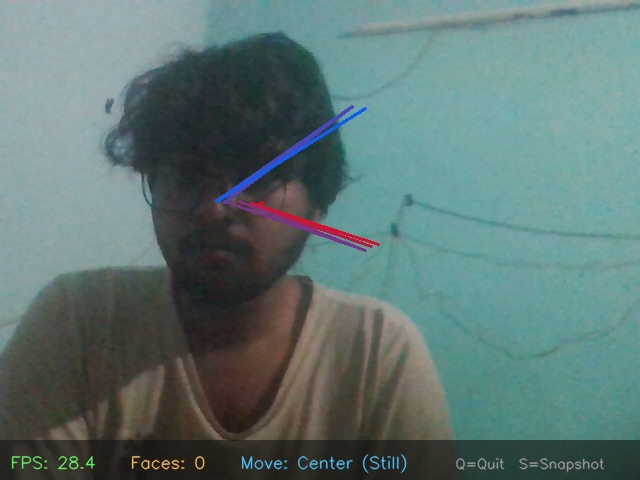
#> input picture Live-Monitoring-OpenCV/snapshot_000.jpg, 640 x 480 px, given in place of the camera
$ python face_detection.py
#> lines starting #> are read from the running program, lines starting #| are printed output that depends on the picture; after the words box and inside, x2 and y2 are one past the last pixel; in counts of white or black regions, pixels touching at a corner belong together
"""
Face, Eyes & Movement Detection using OpenCV
============================================
Features:
  - Real-time face detection (Haar Cascade)
  - Eye detection within each face ROI
  - Head/face movement tracking (direction: Left, Right, Up, Down, Center)
  - FPS counter
  - On-screen stats overlay

Requirements:
  pip install opencv-python numpy

Usage:
  python face_detection.py
  Press 'q' to quit, 's' to save a snapshot.
"""

import cv2
import numpy as np
import time
import os

# ── Load Haar Cascades ──────────────────────────────────────────────────────
# These XML files ship with every opencv-python install.
face_cascade = cv2.CascadeClassifier(cv2.data.haarcascades + "haarcascade_frontalface_default.xml")
eye_cascade  = cv2.CascadeClassifier(cv2.data.haarcascades + "haarcascade_eye.xml")

if face_cascade.empty() or eye_cascade.empty():
    raise RuntimeError("Could not load Haar cascade XML files. "
                       "Make sure opencv-python is properly installed.")


# ── Movement Tracker ────────────────────────────────────────────────────────
class MovementTracker:
    """Tracks face centre across frames and infers movement direction."""

    HISTORY   = 8        # frames to smooth over
    THRESHOLD = 18       # pixels of net displacement to call it "movement"

    def __init__(self, frame_w, frame_h):
        self.frame_w  = frame_w
        self.frame_h  = frame_h
        self.history  = []          # list of (cx, cy)
        self.direction = "Center"
        self.trail     = []         # raw centres for drawing trail

    # [22 lines left out: function update, not called in this run]

    def draw_trail(self, frame):
        for i in range(1, len(self.trail)):
            if self.trail[i - 1] is None or self.trail[i] is None:
                continue
            alpha = i / len(self.trail)
            color = (int(255 * alpha), int(100 * alpha), int(255 * (1 - alpha)))
            cv2.line(frame, self.trail[i - 1], self.trail[i], color, 2)


# ── Drawing helpers ──────────────────────────────────────────────────────────
# [29 lines left out: functions draw_corner_rect, put_label, not called in this run]


def draw_hud(frame, fps, face_count, direction, w, h):
    """Bottom HUD bar with stats."""
    bar_h = 40
    overlay = frame.copy()
    cv2.rectangle(overlay, (0, h - bar_h), (w, h), (20, 20, 20), -1)
    cv2.addWeighted(overlay, 0.6, frame, 0.4, 0, frame)

    font   = cv2.FONT_HERSHEY_SIMPLEX
    y_text = h - 12
    cv2.putText(frame, f"FPS: {fps:.1f}",           (10,      y_text), font, 0.55, (100, 255, 100), 1, cv2.LINE_AA)
    cv2.putText(frame, f"Faces: {face_count}",      (130,     y_text), font, 0.55, (100, 200, 255), 1, cv2.LINE_AA)
    cv2.putText(frame, f"Move: {direction}",        (240,     y_text), font, 0.55, (255, 200,  80), 1, cv2.LINE_AA)
    cv2.putText(frame, "Q=Quit  S=Snapshot",        (w - 185, y_text), font, 0.45, (160, 160, 160), 1, cv2.LINE_AA)


# ── Main ─────────────────────────────────────────────────────────────────────
def main():
    cap = cv2.VideoCapture(0)
    if not cap.isOpened():
        print("[ERROR] Cannot open webcam. Check that a camera is connected.")
        return

    ret, test_frame = cap.read()
#> test_frame is the input picture: shape (480, 640, 3); mean B, G, R 115.2, 117.8, 94.3
    if not ret:
        print("[ERROR] Cannot read from webcam.")
        cap.release()
        return

    h, w = test_frame.shape[:2]
#> h = 480; w = 640
    tracker = MovementTracker(w, h)

    prev_time   = time.time()
    snapshot_id = 0

    print("[INFO] Face + Eye + Movement Detection started.")
    print("       Press 'q' to quit, 's' to save a snapshot.\n")

    while True:
        ret, frame = cap.read()
        if not ret:
            break

        frame = cv2.flip(frame, 1)          # mirror — feels more natural
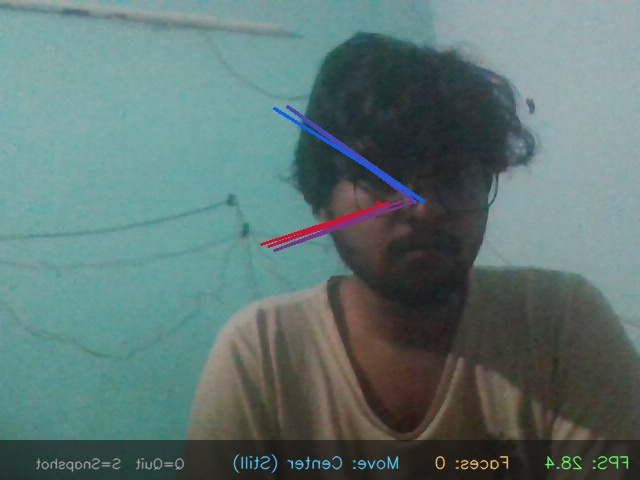
#> frame: shape (480, 640, 3); mean B, G, R 115.2, 117.8, 94.3
        gray  = cv2.cvtColor(frame, cv2.COLOR_BGR2GRAY)
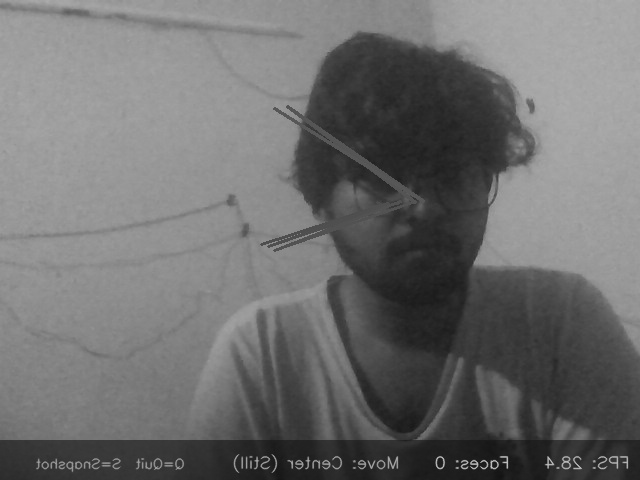
#> gray: shape (480, 640); min 19, max 200, mean 110.5
        gray  = cv2.equalizeHist(gray)      # improve contrast for detection
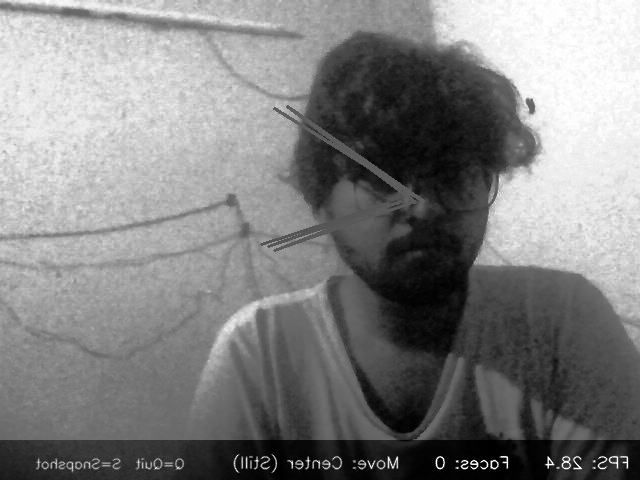
#> gray: shape (480, 640); min 0, max 255, mean 128.8

        # ── Face detection ──────────────────────────────────────────────────
        faces = face_cascade.detectMultiScale(
            gray,
            scaleFactor  = 1.1,
            minNeighbors = 5,
            minSize      = (60, 60),
            flags        = cv2.CASCADE_SCALE_IMAGE
        )
#> faces = ()

        face_count = len(faces)
#> face_count = 0

        for idx, (fx, fy, fw, fh) in enumerate(faces):
            cx = fx + fw // 2
            cy = fy + fh // 2

            # Update tracker only for the first (largest) face
            if idx == 0:
                tracker.update(cx, cy)

            # Draw face box
            draw_corner_rect(frame, (fx, fy, fw, fh),
                             color=(0, 230, 118), thickness=2, corner_len=20)
            put_label(frame, f"Face {idx + 1}", (fx, fy - 6),
                      color=(0, 230, 118), bg_color=(0, 60, 30))

            # Centre dot
            cv2.circle(frame, (cx, cy), 4, (0, 230, 118), -1)

            # ── Eye detection inside face ROI ────────────────────────────
            roi_gray  = gray [fy:fy + fh, fx:fx + fw]
            roi_color = frame[fy:fy + fh, fx:fx + fw]

            eyes = eye_cascade.detectMultiScale(
                roi_gray,
                scaleFactor  = 1.05,
                minNeighbors = 6,
                minSize      = (20, 20)
            )

            for (ex, ey, ew, eh) in eyes:
                # Draw ellipse around each eye
                ecx = ex + ew // 2
                ecy = ey + eh // 2
                cv2.ellipse(roi_color, (ecx, ecy), (ew // 2, eh // 2),
                            0, 0, 360, (80, 180, 255), 2)
                cv2.circle(roi_color, (ecx, ecy), 2, (80, 180, 255), -1)
#> this loop made 0 passes

        # ── Movement trail ───────────────────────────────────────────────────
        tracker.draw_trail(frame)

        # ── Movement direction arrow ─────────────────────────────────────────
        direction = tracker.direction
#> direction = 'Center'
        if "Left" in direction or "Right" in direction or "Up" in direction or "Down" in direction:
            arrow_x, arrow_y = w - 60, 60
            arrow_map = {
                "Left":  (-30, 0), "Right": (30, 0),
                "Up":    (0, -30), "Down":  (0, 30),
            }
            for key, (dx, dy) in arrow_map.items():
                if key in direction:
                    cv2.arrowedLine(frame,
                                   (arrow_x, arrow_y),
                                   (arrow_x + dx, arrow_y + dy),
                                   (255, 200, 80), 3, tipLength=0.4)

        # ── FPS ──────────────────────────────────────────────────────────────
        now = time.time()
        fps = 1.0 / max(now - prev_time, 1e-6)
        prev_time = now

        # ── HUD ──────────────────────────────────────────────────────────────
        draw_hud(frame, fps,  face_count, direction, w, h)
#> in draw_hud, `cv2.rectangle(overlay, (0, h - bar_h), (w, h), (20, 20, 20), -1)`:
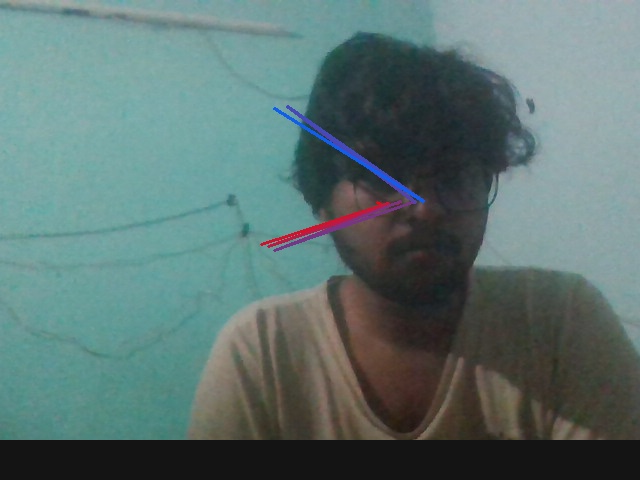
#> overlay: shape (480, 640, 3); 8.33% of pixels changed, all inside (x1, y1, x2, y2) = (0, 440, 640, 480)
#> in draw_hud, `font   = cv2.FONT_HERSHEY_SIMPLEX`: font = 0
#> in draw_hud, `cv2.putText(frame, "Q=Quit  S=Snapshot",        (w - 185, y_text), fon..`:
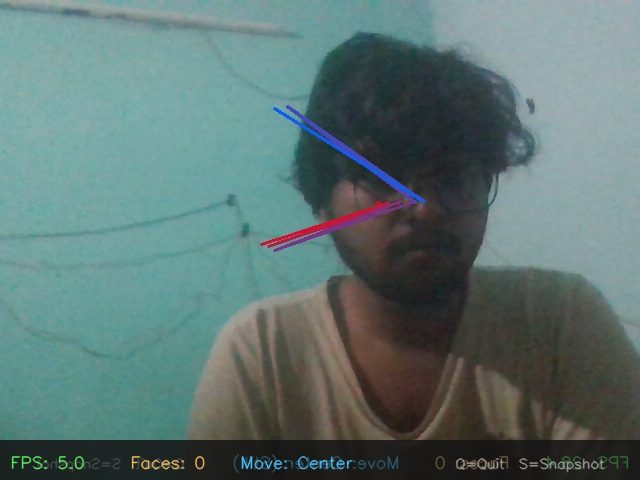
#> frame: shape (480, 640, 3); mean B, G, R 114.4, 116.8, 93.5

        cv2.imshow("Face | Eyes | Movement Detection  —  Press Q to quit", frame)

        key = cv2.waitKey(1) & 0xFF
#> (key q is pressed here)
        if key == ord('q'):
            break
        elif key == ord('s'):
            fname = f"snapshot_{snapshot_id:03d}.jpg"
            cv2.imwrite(fname, frame)
            snapshot_id += 1
            print(f"[INFO] Snapshot saved → {fname}")

    cap.release()
    cv2.destroyAllWindows()
    print("[INFO] Detection stopped.")


if __name__ == "__main__":
    main()
